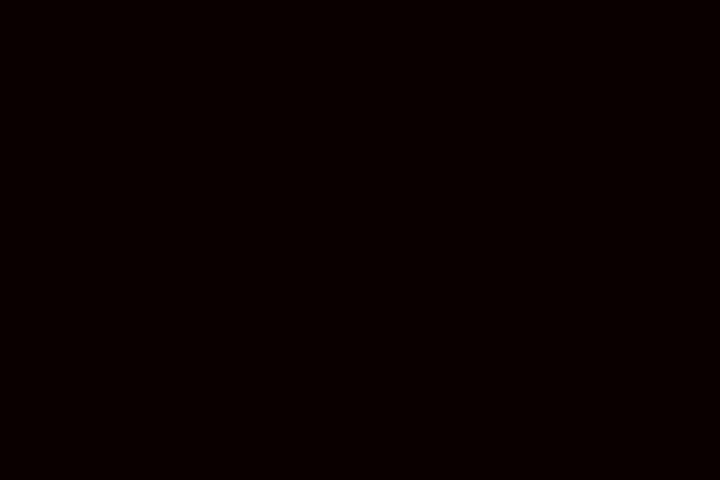
Frame 1 (no input)
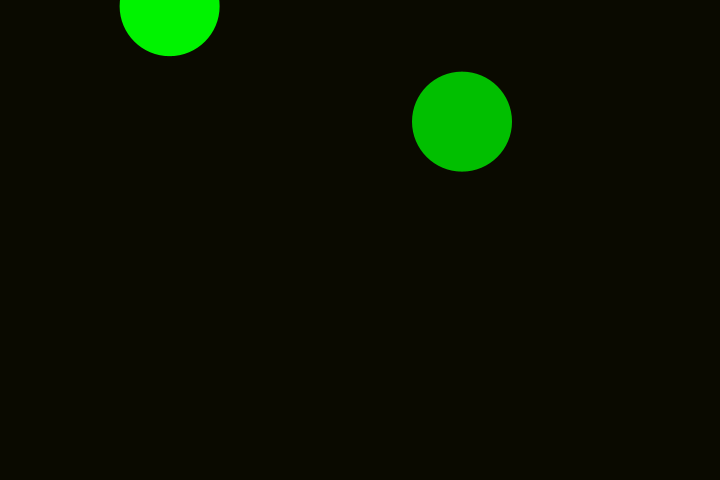
Frame 60 (the mouse pressed at the canvas centre just before this capture)
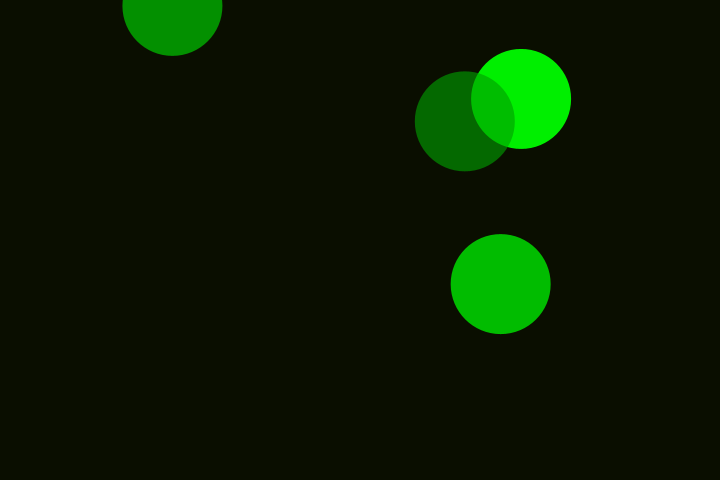
Frame 120 (the mouse held since frame 60 and released just before this capture)

The Processing sketch that drew these frames (run headless with seeded random() and noise(); from frame 60 on, the mouse is pressed at the canvas centre):

// Processing sketch: pattern_49_2_0
// ── pattern_49_2_0.pde
int bpm = 127;  // BPM
float beatDuration;
float lastBeatTime;
float colorChangeSpeed = 0.2;
float ellipseSize = 100;

ArrayList<Ellipse> ellipses;

// Camera shake variables
float shakeIntensity = 0;
float shakeDuration = 0;
float shakeStart = 0;

void setup() {
  size(720, 480);
  beatDuration = 60000.0 / bpm;  // Calculate the duration of one beat in milliseconds
  lastBeatTime = millis();
  ellipses = new ArrayList<Ellipse>();
}

void draw() {
  // Calculate a varying shade of green based on the current beat time
  int greenShade = (int) map(millis() - lastBeatTime, 0, beatDuration, 0, 255);
  greenShade = (int) (greenShade * colorChangeSpeed);  // Apply the color change speed

  // Add camera shake effect
  if (shakeDuration > 0) {
    float shakeX = random(-shakeIntensity, shakeIntensity);
    float shakeY = random(-shakeIntensity, shakeIntensity);
    translate(shakeX, shakeY);
    shakeDuration -= millis() - shakeStart;
    shakeStart = millis();
  }

  background(10, greenShade, 0);

  // Check if it's time for a new beat
  if (millis() - lastBeatTime >= beatDuration) {
    // Trigger camera shake when a new ellipse appears
    triggerCameraShake(5, 200);  // Adjust intensity and duration as needed

    // Create a new ellipse and add it to the array
    float x = random(width);
    float y = random(height);
    Ellipse newEllipse = new Ellipse(x, y, ellipseSize);
    ellipses.add(newEllipse);

    // Update the last beat time
    lastBeatTime = millis();
  }

  // Display and update each ellipse
  for (int i = ellipses.size() - 1; i >= 0; i--) {
    Ellipse e = ellipses.get(i);
    e.display();
    e.update();

    // Remove ellipses that have exceeded their lifetime
    if (e.isFinished()) {
      ellipses.remove(i);
    }
  }
}

class Ellipse {
  float x, y;  // Position
  float size;  // Size
  float alpha;  // Transparency
  float lifespan;  // How long the ellipse stays visible

  Ellipse(float x, float y, float size) {
    this.x = x;
    this.y = y;
    this.size = size;
    this.alpha = 255;  // Fully opaque initially
    this.lifespan = 2000;  // Ellipse visibility duration in milliseconds (2 seconds)
  }

  void display() {
    noStroke();
    fill(0, alpha, 0, alpha);
    ellipse(x, y, size, size);
  }

  void update() {
    alpha -= 1;  // Reduce alpha (fade out effect)
  }

  boolean isFinished() {
    return alpha <= 0;  // Check if ellipse is fully faded out
  }
}

// Function to trigger camera shake
void triggerCameraShake(float intensity, float duration) {
  shakeIntensity = intensity;
  shakeDuration = duration;
  shakeStart = millis();
}
